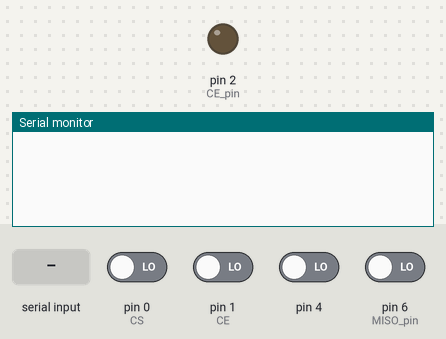
Simulated run of this sketch. Board: Arduino Uno, built for the host (arithmetic inside an expression is 32-bit, double 64-bit). Parts: output pins drawn as LEDs (lit = HIGH), the last lines printed to the serial monitor. Inputs (shaded band) come from the test bench; at power-on: pin 0 (CS), pin 1 (CE), pin 4, pin 6 (MISO_pin) LOW.

Above: at 1.3 s.
1.4 s: "l" received over Serial
At 2.7 s:
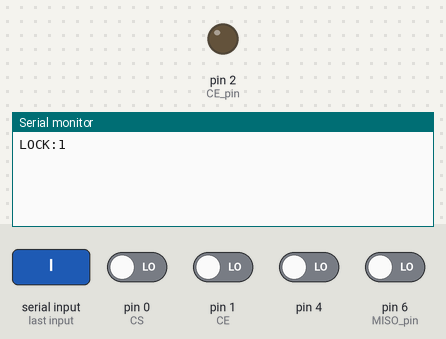
3.0 s: "u" received over Serial
At 4.2 s:
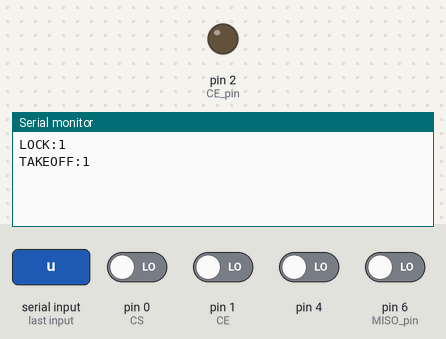
4.5 s: "g" received over Serial
At 5.2 s:
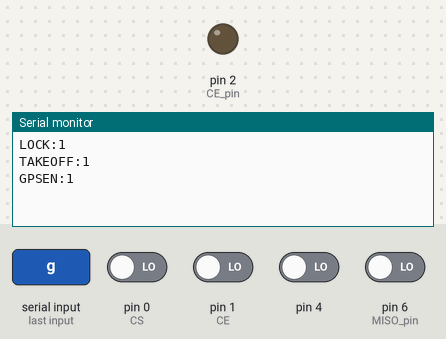

Measured:
- after the input at 1.4 s, the serial monitor: prints a new line after 0.10 s (image 1)
- after the input at 3.0 s, the serial monitor: prints a new line after 0.08 s (image 2)
- after the input at 4.5 s, the serial monitor: prints a new line at once (image 3)

The sketch:

nRF24L01_X297emu.ino
```cpp
#include <util/atomic.h>
#include <EEPROM.h>
#include "iface_nrf24l01.h"
#include "holystone710.h"

#define MOSI_pin  5  // MOSI - D3
#define SCK_pin   7  // SCK  - D4
#define CE_pin    2  // CE   - D5
#define MISO_pin  6 // MISO - D6
#define CS_pin    3 // CS   - D3

#define MOSI_on PORTC |= _BV(6)  // PC6
#define MOSI_off PORTC &= ~_BV(6)// PC6
#define SCK_on PORTE |= _BV(6)   // PE6
#define SCK_off PORTE &= ~_BV(6) // PE6
#define CE_on PORTD |= _BV(1)    // PD1
#define CE_off PORTD &= ~_BV(1)  // PD1
#define CS_on PORTD |= _BV(0)    // PD0
#define CS_off PORTD &= ~_BV(0)  // PD0

// SPI input
#define  MISO_on (PIND & _BV(7)) // PD7

//#define RF_POWER TX_POWER_5mW
#define RF_POWER TX_POWER_20mW

#define BIND_ON_BOOT false


uint8_t packet[128];
uint8_t counter=0;

//uint8_t payload_size=24;//+2;//transmitter packets are 24 bytes + 2 crc
uint8_t rx_payload_size=16+2;//+2;//drone packets are 16 bytes + 2 crc

HS710_TransmitterState ts;

//preprogrammed routine
unsigned long start_time; // = millis();
int drone_state=0;


//float in -100 <> +100
uint8_t float_to_byte(float f,uint8_t min_val,uint8_t max_val) {
  return ( (f/100.0+1)/2 )*(max_val-min_val)+min_val;
}

uint8_t set_bit_state(uint8_t d, uint8_t n, bool state) {
  return state ? d&~_BV(n) : d|_BV(n);
}

void setup()
{
    start_time=millis();
    Serial.begin(9600);
    pinMode(MOSI_pin, OUTPUT);
    pinMode(SCK_pin, OUTPUT);
    pinMode(CS_pin, OUTPUT);
    pinMode(CE_pin, OUTPUT);
    pinMode(MISO_pin, INPUT);

    NRF24L01_Reset();
    NRF24L01_Initialize();
    delay(10);

    if (BIND_ON_BOOT) {
      XN297_SetTXAddr(binding_HS710_tx_addr, 5);
      XN297_SetRXAddr(binding_HS710_rx_addr, 5); //calls setup AW
    } else {
      XN297_SetTXAddr(HS710_tx_addr, 5);
      XN297_SetRXAddr(HS710_rx_addr, 5); //calls setup AW
    }

    NRF24L01_WriteReg(NRF24L01_07_STATUS, 0x70);     // Clear data ready, data sent, and retransmit
    NRF24L01_WriteReg(NRF24L01_01_EN_AA, 0x00);      // No Auto Acknowledgment on all data pipes

    NRF24L01_WriteReg(NRF24L01_11_RX_PW_P0, rx_payload_size); // PAYLOAD SIZE

    NRF24L01_WriteReg(NRF24L01_02_EN_RXADDR, 0x01);  // Enable data pipe 0 only
    NRF24L01_WriteReg(NRF24L01_03_SETUP_AW, 0x03);  // 5 bytes address

    NRF24L01_WriteReg(NRF24L01_04_SETUP_RETR, 0x00); // no retransmits
    NRF24L01_WriteReg(NRF24L01_05_RF_CH, 62); //56);     // set RF channel

    NRF24L01_SetBitrate(NRF24L01_BR_1M);             // 1Mbps
    NRF24L01_SetPower(RF_POWER);

    NRF24L01_Activate(0x73);                         // Activate feature register
    NRF24L01_WriteReg(NRF24L01_1C_DYNPD, 0x00);       // Disable dynamic payload length on all pipes
    NRF24L01_WriteReg(NRF24L01_1D_FEATURE, 0x00);     // Set feature bits
    NRF24L01_Activate(0x73);                         // Activate feature register


    XN297_SetTxRxMode(RX_EN);

    delay(150);

    ts = {
      .bound=!BIND_ON_BOOT,
      .lCtrl_v=0.0,
      .lCtrl_h=0.0,
      .rCtrl_v=0.0,
      .rCtrl_h=0.0,
      .channel_pulse=false,
      .gpshome_b=false,
      .picture_b=false,
      .highlow_b=false,
      .takeoff_b=false,
      .lock_b=false,
      .gpsen_b=false,
      .rf_channels = {56,62,70,64},
      .binding_rf_channels = {55,68,59,65},
      .rf_channel = 0,
      .time_start = micros(),
      .time_channel_emit_last = 0,
      .time_channel_emit_freq = 7500,
      .time_channel_hop_length = 2, // in terms of emit freq

    };
}

void loop()
{
    /*if (1==0 && counter++==0) {
      //Send unlock command to HS710
      XN297_SetTxRxMode(TX_EN);
      delayMicroseconds(5);
              NRF24L01_WriteReg(NRF24L01_07_STATUS,0x70);
              NRF24L01_FlushTx();

              //hacking binding
              NRF24L01_WriteReg(NRF24L01_05_RF_CH,55);

              memcpy(packet,HS710_drone_bind_packet,16);
              long r=random();
              packet[1]=r&0xFF;
              packet[2]=(r>>4)&0xFF;
              packet[0]=HS710_checksum(packet,16,RX_EN);
              for (int i=0; i<16; i++) {
                Serial.print(packet[i],HEX);
              }
              Serial.println("");
              XN297_WritePayload(packet, 16);

              //lock rotors
              NRF24L01_WriteReg(NRF24L01_05_RF_CH,56);
              XN297_WritePayload(HS710_unlock_packet, 24);
      //delay(700);
    }*/

    //RX things
    /*XN297_SetTxRxMode(RX_EN);
    packet[0]=0;
    uint32_t timeout = millis()+3;
    while(millis()<timeout) {
        if(NRF24L01_ReadReg(NRF24L01_07_STATUS) & _BV(NRF24L01_07_RX_DR)) { // data received from aircraft
            uint8_t crc_pass=XN297_ReadPayload(packet, payload_size+2);
            if (crc_pass) {
              for (int i=0; i<payload_size; i++) {
                Serial.print(packet[i],HEX);
              }
              Serial.println("");
              break;
            } else {
              //NRF24L01_WriteReg(NRF24L01_07_STATUS, 0x70);
              //NRF24L01_FlushRx();
            }
        }
    }*/
    /*if (drone_state==0 && millis()-start_time>(10*1000)) {
      //unlock
      ts.gpsen_b=1;
      ts.lock_b=!ts.lock_b;
      drone_state=1;
    } else if (drone_state==1 && millis()-start_time>(12*1000)) {
      //take off
      ts.takeoff_b=!ts.takeoff_b;
      drone_state=2;
    } else if (drone_state==2 && millis()-start_time>(16*1000)) {
      //take off
      ts.takeoff_b=!ts.takeoff_b;
      drone_state=3;
    }*/

      HS710_process(&ts);
      ts.lCtrl_h=16;

      if (Serial.available()) {
        while (Serial.available()) {
          char r=Serial.read();
          if (r>10) {
            if (r=='l') {
              ts.lock_b=!ts.lock_b;
              Serial.print("LOCK:");
              Serial.println(ts.lock_b);
            }
            if (r=='u') {
              ts.takeoff_b=!ts.takeoff_b;
              Serial.print("TAKEOFF:");
              Serial.println(ts.takeoff_b);
            }
            if (r=='g') {
              ts.gpsen_b=!ts.gpsen_b;
              Serial.print("GPSEN:");
              Serial.println(ts.gpsen_b);
            }
            //Serial.println(r);
          }
        }
      }

}
```

XN297_emu.ino
```cpp
// (licence header left out)
static uint8_t xn297_addr_len;
static uint8_t xn297_tx_addr[5];
static uint8_t xn297_rx_addr[5];
static uint8_t xn297_rx_addr_scrambled[5];
static uint16_t xn297_rx_addr_scrambled_crc;
static uint8_t xn297_crc = 0;
static const uint8_t xn297_scramble[] = {
    0xE3, 0xB1, 0x4B, 0xEA, 0x85, 0xBC, 0xE5, 0x66,
    0x0D, 0xAE, 0x8C, 0x88, 0x12, 0x69, 0xEE, 0x1F,
    0xC7, 0x62, 0x97, 0xD5, 0x0B, 0x79, 0xCA, 0xCC,
    0x1B, 0x5D, 0x19, 0x10, 0x24, 0xD3, 0xDC, 0x3F,
    0x8E, 0xC5, 0x2F, 0xAA, 0x16, 0xF3, 0x95 };

// scrambled, standard mode crc xorout table
static const uint16_t xn297_crc_xorout_scrambled[] = {
    0x0000, 0x3448, 0x9BA7, 0x8BBB, 0x85E1, 0x3E8C,
    0x451E, 0x18E6, 0x6B24, 0xE7AB, 0x3828, 0x814B,
    0xD461, 0xF494, 0x2503, 0x691D, 0xFE8B, 0x9BA7,
    0x8B17, 0x2920, 0x8B5F, 0x61B1, 0xD391, 0x7401,
    0x2138, 0x129F, 0xB3A0, 0x2988, 0x23CA, 0xC0CB,
    0x0C6C, 0xB329, 0xA0A1, 0x0A16, 0xA9D0 };

// unscrambled, standard mode crc xorout table
static const uint16_t xn297_crc_xorout[] = {
    0x0000, 0x3D5F, 0xA6F1, 0x3A23, 0xAA16, 0x1CAF,
    0x62B2, 0xE0EB, 0x0821, 0xBE07, 0x5F1A, 0xAF15,
    0x4F0A, 0xAD24, 0x5E48, 0xED34, 0x068C, 0xF2C9,
    0x1852, 0xDF36, 0x129D, 0xB17C, 0xD5F5, 0x70D7,
    0xB798, 0x5133, 0x67DB, 0xD94E, 0x0A5B, 0xE445,
    0xE6A5, 0x26E7, 0xBDAB, 0xC379, 0x8E20 };
//OG
/*static const uint8_t xn297_scramble[] = {
    0xe3, 0xb1, 0x4b, 0xea, 0x85, 0xbc, 0xe5, 0x66,
    0x0d, 0xae, 0x8c, 0x88, 0x12, 0x69, 0xee, 0x1f,
    0xc7, 0x62, 0x97, 0xd5, 0x0b, 0x79, 0xca, 0xcc,
    0x1b, 0x5d, 0x19, 0x10, 0x24, 0xd3, 0xdc, 0x3f,
    0x8e, 0xc5, 0x2f};

// scrambled, standard mode crc xorout table
static const uint16_t xn297_crc_xorout_scrambled[] = {
    0x0000, 0x3448, 0x9BA7, 0x8BBB, 0x85E1, 0x3E8C,
    0x451E, 0x18E6, 0x6B24, 0xE7AB, 0x3828, 0x814B,
    0xD461, 0xF494, 0x2503, 0x691D, 0xFE8B, 0x9BA7,
    0x8B17, 0x2920, 0x8B5F, 0x61B1, 0xD391, 0x7401,
    0x2138, 0x129F, 0xB3A0, 0x2988, 0x23CA, 0xC0CB,
    0x0C6C, 0xB329, 0xA0A1, 0x0A16, 0xA9D0 };

static const uint16_t xn297_crc_xorout[] = {
    0x0000, 0x3448, 0x9BA7, 0x8BBB, 0x85E1, 0x3E8C,
    0x451E, 0x18E6, 0x6B24, 0xE7AB, 0x3828, 0x814B,
    0xD461, 0xF494, 0x2503, 0x691D, 0xFE8B, 0x9BA7,
    0x8B17, 0x2920, 0x8B5F, 0x61B1, 0xD391, 0x7401,
    0x2138, 0x129F, 0xB3A0, 0x2988};*/


uint8_t bit_reverse(uint8_t b_in)
{
    uint8_t b_out = 0;
    for (uint8_t i = 0; i < 8; ++i) {
        b_out = (b_out << 1) | (b_in & 1);
        b_in >>= 1;
    }
    return b_out;
}

static const uint16_t polynomial = 0x1021;
static const uint16_t initial    = 0xb5d2;
uint16_t crc16_update(uint16_t crc, unsigned char a)
{
    crc ^= a << 8;
    for (uint8_t i = 0; i < 8; ++i) {
        if (crc & 0x8000) {
            crc = (crc << 1) ^ polynomial;
            } else {
            crc = crc << 1;
        }
    }
    return crc;
}

void XN297_SetTXAddr(const uint8_t* addr, uint8_t len)
{
    if (len > 5) len = 5;
    if (len < 3) len = 3;
    uint8_t buf[] = { 0x55, 0x0F, 0x71, 0x0C, 0x00 }; // bytes for XN297 preamble 0xC710F55 (28 bit)
    xn297_addr_len = len;
    if (xn297_addr_len < 4) {
        for (uint8_t i = 0; i < 4; ++i) {
            buf[i] = buf[i+1];
        }
    }
    NRF24L01_WriteReg(NRF24L01_03_SETUP_AW, len-2);
    NRF24L01_WriteRegisterMulti(NRF24L01_10_TX_ADDR, buf, 5);
    // Receive address is complicated. We need to use scrambled actual address as a receive address
    // but the TX code now assumes fixed 4-byte transmit address for preamble. We need to adjust it
    // first. Also, if the scrambled address begins with 1 nRF24 will look for preamble byte 0xAA
    // instead of 0x55 to ensure enough 0-1 transitions to tune the receiver. Still need to experiment
    // with receiving signals.
    memcpy(xn297_tx_addr, addr, len);
}

void XN297_SetRXAddr(const uint8_t* addr, uint8_t len)
{
    if (len > 5) len = 5;
    if (len < 3) len = 3;
    uint8_t buf[] = { 0, 0, 0, 0, 0 };
    memcpy(buf, addr, len);
    memcpy(xn297_rx_addr, addr, len);
    for (uint8_t i = 0; i < xn297_addr_len; ++i) {
        buf[i] = xn297_rx_addr[i] ^ xn297_scramble[xn297_addr_len-i-1];
    }
    //store the scramble and precompute the crc for it
    memcpy(xn297_rx_addr_scrambled, buf, len);
    xn297_rx_addr_scrambled_crc = initial;
    for (uint8_t i = 0; i < xn297_addr_len; ++i) {
        xn297_rx_addr_scrambled_crc = crc16_update(xn297_rx_addr_scrambled_crc, xn297_rx_addr_scrambled[xn297_addr_len-i-1]); //todo precompute when addr is set
    }
    NRF24L01_WriteReg(NRF24L01_03_SETUP_AW, len-2);
    NRF24L01_WriteRegisterMulti(NRF24L01_0A_RX_ADDR_P0, buf, 5);
}

/*void XN297_Configure(uint8_t flags)
{
    xn297_crc = !!(flags & _BV(NRF24L01_00_EN_CRC)); //only used in TX
    flags &= ~(_BV(NRF24L01_00_EN_CRC) | _BV(NRF24L01_00_CRCO));  //remove EN CRC bits
    NRF24L01_WriteReg(NRF24L01_00_CONFIG, flags);
}*/

uint8_t XN297_WritePayload(uint8_t* msg, uint8_t len)
{
    uint8_t buf[32];
    uint8_t res;
    uint8_t last = 0;
    if (xn297_addr_len < 4) {
        // If address length (which is defined by receive address length)
        // is less than 4 the TX address can't fit the preamble, so the last
        // byte goes here
        buf[last++] = 0x55;
    }
    for (uint8_t i = 0; i < xn297_addr_len; ++i) {
        buf[last++] = xn297_tx_addr[xn297_addr_len-i-1] ^ xn297_scramble[i];
    }

    for (uint8_t i = 0; i < len; ++i) {
        // bit-reverse bytes in packet
        uint8_t b_out = bit_reverse(msg[i]);
        buf[last++] = b_out ^ xn297_scramble[xn297_addr_len+i];
    }

    if (xn297_crc) {
        uint8_t offset = xn297_addr_len < 4 ? 1 : 0;
        uint16_t crc = initial;
        for (uint8_t i = offset; i < last; ++i) {
            crc = crc16_update(crc, buf[i]);
        }
        crc ^= xn297_crc_xorout_scrambled[xn297_addr_len - 3 + len];
        buf[last++] = crc >> 8;
        buf[last++] = crc & 0xff;
    }
    res = NRF24L01_WritePayload(buf, last);
    return res;
}

void XN297_SetTxRxMode(enum TXRX_State mode) {

  NRF24L01_SetTxRxMode( mode);
  if (mode==RX_EN) {
                NRF24L01_WriteReg(NRF24L01_00_CONFIG, _BV(NRF24L01_00_PWR_UP) | _BV(NRF24L01_00_PRIM_RX  )); // go into recieve mode
                xn297_crc=0;
                NRF24L01_WriteReg(NRF24L01_07_STATUS, 0x70);
                NRF24L01_FlushRx();
  }
  if (mode==TX_EN) {
                NRF24L01_WriteReg(NRF24L01_00_CONFIG, _BV(NRF24L01_00_PWR_UP) );
                xn297_crc=1;
                NRF24L01_WriteReg(NRF24L01_07_STATUS, 0x70);
                NRF24L01_FlushTx();
  }

}
uint8_t XN297_ReadPayload(uint8_t* msg, uint8_t len)
{
    uint8_t res = NRF24L01_ReadPayload(msg, len);
    uint16_t crc = xn297_rx_addr_scrambled_crc;

    for (uint8_t i = 0; i < len-2; ++i) {
        crc = crc16_update(crc, msg[i]);
    }
    crc ^= xn297_crc_xorout_scrambled[xn297_addr_len -3 +len -2]; //-2 subtract crc size

    uint8_t pass_crc=(crc>>8)==msg[len-2] && (crc&0xff)==msg[len-1];

    for(uint8_t i=0; i<len; i++)
        msg[i] = bit_reverse(msg[i]) ^ bit_reverse(xn297_scramble[i+xn297_addr_len]);

    return pass_crc;
}

uint8_t XN297_RX_waiting() {
  return NRF24L01_ReadReg(NRF24L01_07_STATUS) & 0x40;
}
```

holystone710.h
```cpp
#ifndef _HOLYSTONE710_H_
#define _HOLYSTONE710_H_
extern uint8_t HS710_tx_addr[5];
extern uint8_t HS710_rx_addr[5];
extern uint8_t binding_HS710_tx_addr[5];
extern uint8_t binding_HS710_rx_addr[5];

extern uint8_t HS710_drone_rx_packet[64];

extern uint8_t HS710_drone_bind_packet[];
extern uint8_t HS710_unlock_packet[];


#define HS710_rx_checksum  0x6d
#define HS710_tx_checksum  0x6d

#define HS710_transmitter_payload 24
#define HS710_drone_payload 16

enum HS710_TrasmitterPacketBytes {
  HS710_CHECKSUM = 0,
  HS710_UNKN01 = 1,
  HS710_UNKN02 = 2,
  HS710_UNKN03 = 3,
  HS710_LCTRL_V = 4,
  HS710_LCTRL_H = 5,
  HS710_RCTRL_V = 6,
  HS710_RCTRL_H = 7,
  HS710_RCTRL_H_JERK = 8,
  HS710_RCTRL_V_JERK = 9,
  HS710_LCTRL_VH_JERK = 10,
  HS710_FRONT_DIAL = 11,
  HS710_CTRL1 = 12,
  HS710_CTRL2 = 13,
  HS710_CTRL3 = 14,
  HS710_UNKN04 = 15,
  HS710_UNKN05 = 16,
  HS710_UNKN06 = 17,
  HS710_UNKN07 = 18,
  HS710_UNKN08 = 19,
  HS710_UNKN09 = 20,
  HS710_UNKN10 = 21,
  HS710_UNKN11 = 22,
  HS710_UNKN12 = 23,
};

#define HS710_CHANNEL_PULSE_BYTE HS710_CTRL1
#define HS710_CHANNEL_PULSE_BIT 6

#define HS710_GPSHOME_B_BYTE HS710_CTRL1
#define HS710_GPSHOME_B_BIT 5

#define HS710_PICTURE_B_BYTE HS710_CTRL1
#define HS710_PICTURE_B_BIT 0

#define HS710_HIGHLOW_B_BYTE HS710_CTRL1
#define HS710_HIGHLOW_B_BIT 1

#define HS710_TAKEOFF_B_BYTE HS710_CTRL2
#define HS710_TAKEOFF_B_BIT 4

#define HS710_LOCK_B_BYTE HS710_CTRL2
#define HS710_LOCK_B_BIT 6

#define HS710_GPSEN_B_BYTE HS710_CTRL3
#define HS710_GPSEN_B_BIT 6


typedef struct HS710_TransmitterState{
  bool bound;

  float lCtrl_v;
  float lCtrl_h;
  float rCtrl_v;
  float rCtrl_h;
  bool channel_pulse;
  bool gpshome_b;
  bool picture_b;
  bool highlow_b;
  bool takeoff_b;
  bool lock_b;
  bool gpsen_b;

  //Frequency hoping
  uint8_t rf_channels[4];
  uint8_t binding_rf_channels[4];
  uint8_t rf_channel;

  unsigned long time_start;
  unsigned long time_channel_emit_last;
  unsigned long time_channel_emit_freq;
  unsigned long time_channel_hop_length;

} HS710_TransmitterState;

#endif
```

iface_nrf24l01.h
```cpp
// (licence header left out)
#ifndef _IFACE_NRF24L01_H_
#define _IFACE_NRF24L01_H_
#include <Arduino.h>

#include "misc.h"

// Register map
enum {
    NRF24L01_00_CONFIG      = 0x00,
    NRF24L01_01_EN_AA       = 0x01,
    NRF24L01_02_EN_RXADDR   = 0x02,
    NRF24L01_03_SETUP_AW    = 0x03,
    NRF24L01_04_SETUP_RETR  = 0x04,
    NRF24L01_05_RF_CH       = 0x05,
    NRF24L01_06_RF_SETUP    = 0x06,
    NRF24L01_07_STATUS      = 0x07,
    NRF24L01_08_OBSERVE_TX  = 0x08,
    NRF24L01_09_CD          = 0x09,
    NRF24L01_0A_RX_ADDR_P0  = 0x0A,
    NRF24L01_0B_RX_ADDR_P1  = 0x0B,
    NRF24L01_0C_RX_ADDR_P2  = 0x0C,
    NRF24L01_0D_RX_ADDR_P3  = 0x0D,
    NRF24L01_0E_RX_ADDR_P4  = 0x0E,
    NRF24L01_0F_RX_ADDR_P5  = 0x0F,
    NRF24L01_10_TX_ADDR     = 0x10,
    NRF24L01_11_RX_PW_P0    = 0x11,
    NRF24L01_12_RX_PW_P1    = 0x12,
    NRF24L01_13_RX_PW_P2    = 0x13,
    NRF24L01_14_RX_PW_P3    = 0x14,
    NRF24L01_15_RX_PW_P4    = 0x15,
    NRF24L01_16_RX_PW_P5    = 0x16,
    NRF24L01_17_FIFO_STATUS = 0x17,
    NRF24L01_1C_DYNPD       = 0x1C,
    NRF24L01_1D_FEATURE     = 0x1D,
    //Instructions
    NRF24L01_61_RX_PAYLOAD  = 0x61,
    NRF24L01_A0_TX_PAYLOAD  = 0xA0,
    NRF24L01_E1_FLUSH_TX    = 0xE1,
    NRF24L01_E2_FLUSH_RX    = 0xE2,
    NRF24L01_E3_REUSE_TX_PL = 0xE3,
    NRF24L01_50_ACTIVATE    = 0x50,
    NRF24L01_60_R_RX_PL_WID = 0x60,
    NRF24L01_B0_TX_PYLD_NOACK = 0xB0,
    NRF24L01_FF_NOP         = 0xFF,
    NRF24L01_A8_W_ACK_PAYLOAD0 = 0xA8,
    NRF24L01_A8_W_ACK_PAYLOAD1 = 0xA9,
    NRF24L01_A8_W_ACK_PAYLOAD2 = 0xAA,
    NRF24L01_A8_W_ACK_PAYLOAD3 = 0xAB,
    NRF24L01_A8_W_ACK_PAYLOAD4 = 0xAC,
    NRF24L01_A8_W_ACK_PAYLOAD5 = 0xAD,
};

// Bit mnemonics
enum {
    NRF24L01_00_MASK_RX_DR  = 6,
    NRF24L01_00_MASK_TX_DS  = 5,
    NRF24L01_00_MASK_MAX_RT = 4,
    NRF24L01_00_EN_CRC      = 3,
    NRF24L01_00_CRCO        = 2,
    NRF24L01_00_PWR_UP      = 1,
    NRF24L01_00_PRIM_RX     = 0,

    NRF24L01_07_RX_DR       = 6,
    NRF24L01_07_TX_DS       = 5,
    NRF24L01_07_MAX_RT      = 4,

    NRF2401_1D_EN_DYN_ACK   = 0,
    NRF2401_1D_EN_ACK_PAY   = 1,
    NRF2401_1D_EN_DPL       = 2,
};

// Bitrates
enum {
    NRF24L01_BR_1M = 0,
    NRF24L01_BR_2M,
    NRF24L01_BR_250K,
    NRF24L01_BR_RSVD
};


// RF Tx Power (estimations with RFX2401C PA)
// RFX2401C power amp is ~+25dB (saturates at 22dBm) so:
enum TX_Power {
    TX_POWER_5mW = 0, // -18+25  =  7dBm ~= 5mW
    TX_POWER_20mW,    // -12+25  = 13dBm ~= 20mW
    TX_POWER_80mW,    // -6+25   = 19dBm ~= 80mW
    TX_POWER_158mW    // +25(sat)= 22dBm ~= 158mW
};

/* Instruction Mnemonics */
#define R_REGISTER    0x00
#define W_REGISTER    0x20
#define REGISTER_MASK 0x1F
#define ACTIVATE      0x50
#define R_RX_PL_WID   0x60
#define R_RX_PAYLOAD  0x61
#define W_TX_PAYLOAD  0xA0
#define W_ACK_PAYLOAD 0xA8
#define FLUSH_TX      0xE1
#define FLUSH_RX      0xE2
#define REUSE_TX_PL   0xE3

#endif
```

misc.h
```cpp
enum TXRX_State {
    TXRX_OFF,
    TX_EN,
    RX_EN,
};
```

Source omitted: holystone710.ino (7531 bytes), nRF24L01.ino (4573 bytes), softSPI.ino (1909 bytes)
